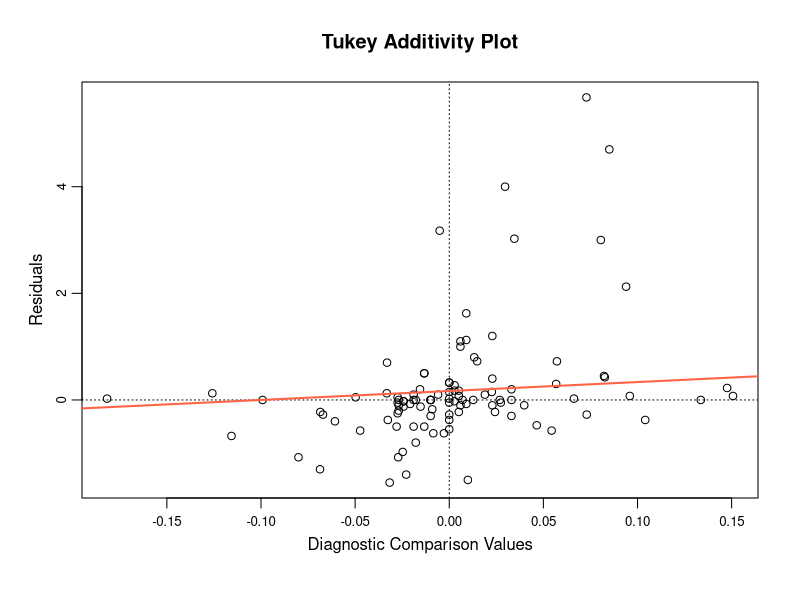
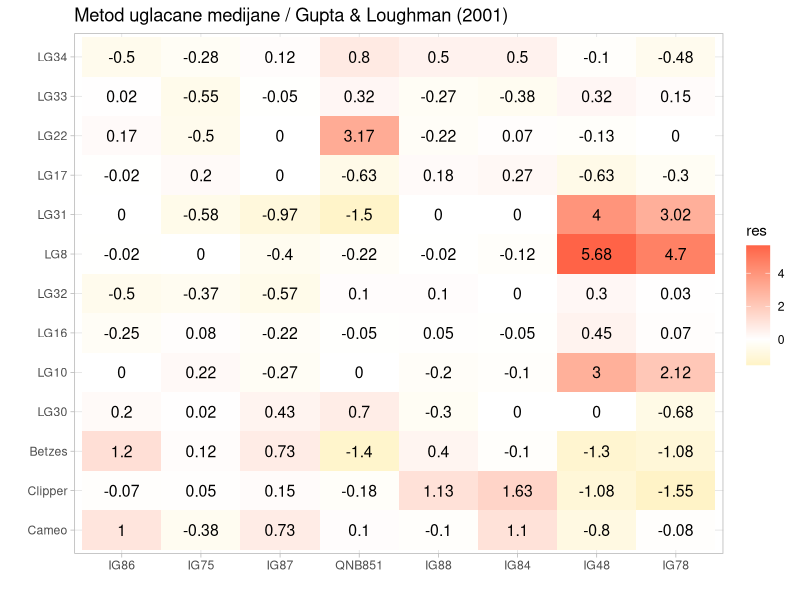

Reproduce these figures in R, in order.

# izvor podataka ---
# Gupta S., Loughman R. (2001). Current virulence of Pyrenophora teres
# on barley in Western Australia. Plant Disease 85:960-966.

library(ggplot2)
library(reshape2)

df <- matrix(c(6.0,4.3,5.8,5.0,4.9,6.1,4.0,4.7,
               5.2,5.0,5.5,5.0,6.4,6.9,4.0,3.5,
               7.7,6.3,7.3,5.0,6.9,6.4,5.0,5.2,
               7.6,7.1,7.9,8.0,7.1,7.4,7.2,6.5,
               2.1,2.0,1.9,2.0,1.9,2.0,4.9,4.0,
               1.8,1.8,1.9,1.9,2.1,2.0,2.3,1.9,
               2.3,2.1,2.3,2.8,2.9,2.8,2.9,2.6,
               2.3,2.0,2.0,2.0,2.3,2.2,7.8,6.8,
               3.6,2.7,2.7,2.0,3.6,3.6,7.4,6.4,
               4.7,4.6,4.8,4.0,4.9,5.0,3.9,4.2,
               5.1,4.1,5.0,8.0,4.7,5.0,4.6,4.7,
               4.5,3.6,4.5,4.7,4.2,4.1,4.6,4.4,
               2.8,2.7,3.5,4.0,3.8,3.8,3.0,2.6), ncol = 8, byrow = TRUE)
rownames(df) <- c("Cameo","Clipper","Betzes","LG30","LG10","LG16","LG32","LG8","LG31","LG17","LG22","LG33","LG34")
colnames(df) <- c("IG86","IG75","IG87","QNB851","IG88","IG84","IG48","IG78")

# metod uglacane medijane ---
mod.fit <- medpolish(df)
mod.fit$overall
mod.fit$row
mod.fit$col
mod.fit$residuals
round(mod.fit$residual,1)

mat <- as.matrix(mod.fit$residuals)
R <- as.matrix(mod.fit$row)
K <- as.matrix(mod.fit$col)
R.K <- tcrossprod(R, K)

plot(mod.fit, cex.axis = 0.8, mgp = c(1.8,0.6,0))
abline(lm(as.vector(mat) ~ as.vector(R.K)), col = "tomato", lwd = 2)
fit <- lm(as.vector(mat) ~ as.vector(R.K))
fit$coefficients[2]
p <- 1-fit$coefficients[2]*(mod.fit$overall)
p

# dijagram reziduala ---
mod.fit.melt <- melt(mod.fit$residuals)
colnames(mod.fit.melt) <- c("x","y","res")
ggplot(data = mod.fit.melt,
       aes(x = x,
           y = y)) +
  geom_tile(aes(fill = res)) +
  scale_fill_gradient2(low = "gold",
                       high = "tomato",
                       mid = "white",
                       midpoint = 0) +
  geom_text(aes(x = x,
                y = y,
                label = round(mod.fit.melt$res, 2)),
            size = 4.0) +
  labs(x = "",
       y = "",
       title = "Metod uglacane medijane / Gupta & Loughman (2001)") +
  coord_flip() +
  theme_light()


